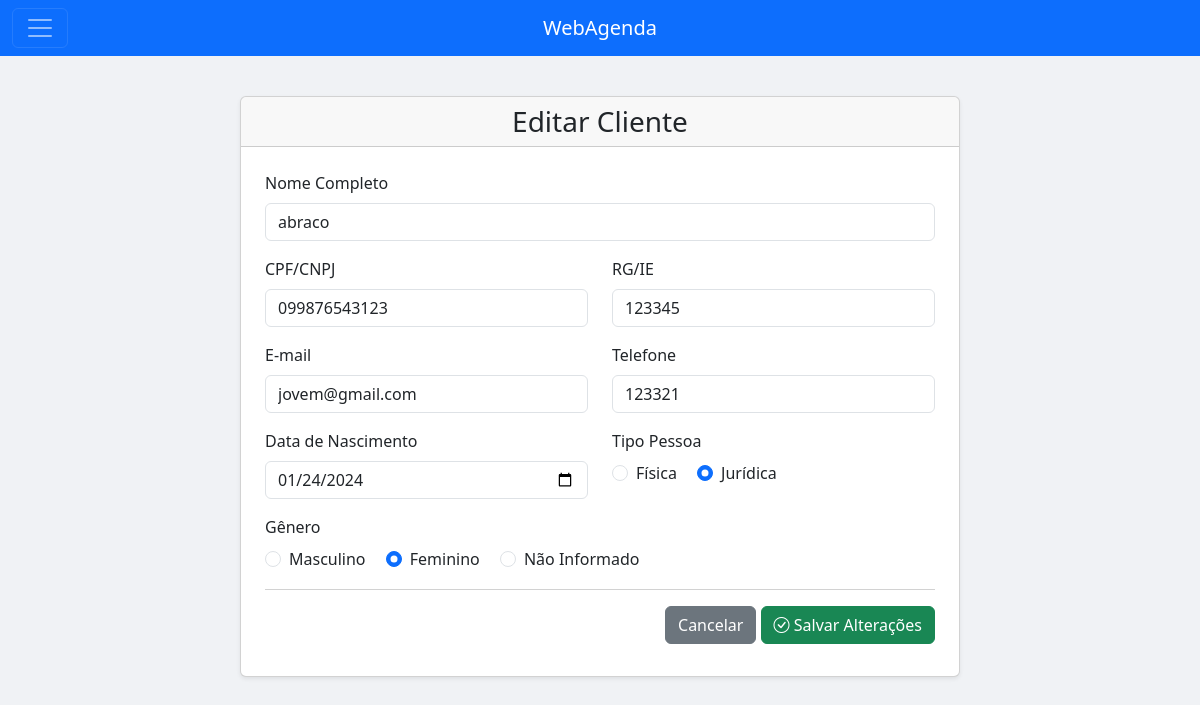
Page /Scripts/agenda.php?menuop=editarcliente&idcli=12 (signed in) on the earlier database version.
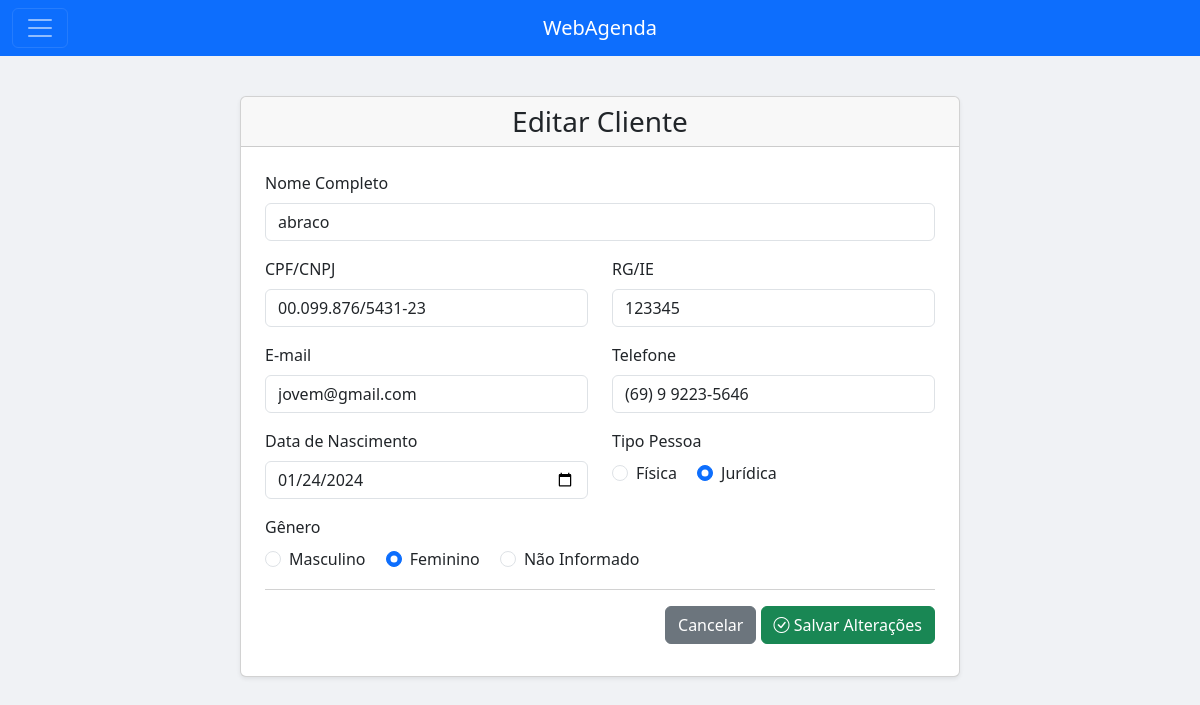
Same page on the later database version.
### tables this page shows
CREATE TABLE IF NOT EXISTS `pessoas` (
  `id_pessoa` int NOT NULL AUTO_INCREMENT,
  `nome` varchar(100) NOT NULL,
  `cpfcnpj` varchar(20) NOT NULL,
  `rgie` varchar(20) DEFAULT NULL,
  `nasc` date DEFAULT NULL,
  `f_j` smallint DEFAULT NULL COMMENT '0-Pessoa Fisica, 1-Pessoa Juridica',
  `tipopessoa` smallint DEFAULT NULL COMMENT '0-Usuario, 1-Cliente, 2-Medico',
  `email` varchar(50) DEFAULT NULL,
  `telefone` varchar(50) DEFAULT NULL,
  `genero` char(1) DEFAULT NULL COMMENT 'M-Masculino, F-Feminino, N-Não Identificado',
  `excluido` tinyint(1) DEFAULT NULL,
  PRIMARY KEY (`id_pessoa`)
);

### Scripts/funcoes.php (called while the page is built, shortened)
<?php
function formatarCpfCnpj($numero) {
    $numero = preg_replace('/\D/', '', $numero);
    if (strlen($numero) === 11) {
        return preg_replace('/^(\d{3})(\d{3})(\d{3})(\d{2})$/', '$1.$2.$3-$4', $numero);
    } elseif (strlen($numero) === 14) {
        return preg_replace('/^(\d{2})(\d{3})(\d{3})(\d{4})(\d{2})$/', '$1.$2.$3/$4-$5', $numero);
    }
    return $numero;
}
function formatarTelefone($telefone) {
    $telefone = preg_replace('/\D/', '', $telefone);
    if (strlen($telefone) === 11) {
        return preg_replace('/^(\d{2})(\d{1})(\d{4})(\d{4})$/', '($1) $2 $3-$4', $telefone);
    } elseif (strlen($telefone) === 10) {
        return preg_replace('/^(\d{2})(\d{4})(\d{4})$/', '($1) $2-$3', $telefone);
    }
    return $telefone;
}
?>

### Scripts/editarcliente.php (the view, shortened to what the changed rows need)
<?php
include_once("conexao.php");
include_once("funcoes.php");
$dados = null;
try {
    $idcli = $_GET["idcli"] ?? null;
    $sql = "SELECT id_pessoa, nome, cpfcnpj, rgie, email, telefone, nasc, f_j, genero FROM pessoas WHERE id_pessoa = ?";
    $stmt = mysqli_prepare($conexao, $sql);
    mysqli_stmt_bind_param($stmt, 'i', $idcli);
    mysqli_stmt_execute($stmt);
    mysqli_stmt_bind_result($stmt, $id_pessoa, $nome, $cpfcnpj, $rgie, $email, $telefone, $nasc, $f_j, $genero);
    if (mysqli_stmt_fetch($stmt)) {
        $dados = [
            'id_pessoa' => $id_pessoa,
            'nome' => $nome,
            'cpfcnpj' => $cpfcnpj,
            'rgie' => $rgie,
            'email' => $email,
            'telefone' => $telefone,
            'nasc' => $nasc,
            'f_j' => $f_j,
            'genero' => $genero
        ];
    }
} catch (Exception $e) {
    die("Erro: " . $e->getMessage());
}
?>
<!DOCTYPE html>
<html lang="pt-br">
<head>
    <link href="https://cdn.jsdelivr.net/npm/bootstrap@5.3.2/dist/css/bootstrap.min.css" rel="stylesheet">
    <link rel="stylesheet" href="https://cdn.jsdelivr.net/npm/bootstrap-icons@1.11.3/font/bootstrap-icons.min.css">
</head>
<body style="background-color: #f0f2f5;">
<div class="container my-4">
    <div class="row justify-content-center">
        <div class="col-12 col-lg-10 col-xl-8">
            <div class="card shadow-sm">
                <div class="card-header">
                    <h3 class="text-center mb-0">Editar Cliente</h3>
                </div>
                <div class="card-body p-4">
                    <form action="agenda.php?menuop=atualizarcliente" method="post">
                        <div class="row">
                            <div class="col-md-12 mb-3">
                                <label for="clinome" class="form-label">Nome Completo</label>
                                <input type="text" class="form-control" id="clinome" name="clinome" value="<?= htmlspecialchars($dados["nome"]) ?>" required>
                            </div>
                            <div class="col-md-6 mb-3">
                                <label for="clicpfcnpj" class="form-label">CPF/CNPJ</label>
                                <input type="text" class="form-control" id="clicpfcnpj" name="clicpfcnpj" value="<?= htmlspecialchars(formatarCpfCnpj($dados["cpfcnpj"])) ?>" required>
                            </div>
                            <div class="col-md-6 mb-3">
                                <label for="clirgie" class="form-label">RG/IE</label>
                                <input type="text" class="form-control" id="clirgie" name="clirgie" value="<?= htmlspecialchars($dados["rgie"]) ?>">
                            </div>
                            <div class="col-md-6 mb-3">
                                <label for="cliemail" class="form-label">E-mail</label>
                                <input type="email" class="form-control" id="cliemail" name="cliemail" value="<?= htmlspecialchars($dados["email"]) ?>">
                            </div>
                            <div class="col-md-6 mb-3">
                                <label for="clitel" class="form-label">Telefone</label>
                                <input type="text" class="form-control" id="clitel" name="clitel" value="<?= htmlspecialchars(formatarTelefone($dados["telefone"])) ?>">
                            </div>
                            <div class="col-md-6 mb-3">
                                <label for="clinasc" class="form-label">Data de Nascimento</label>
                                <input type="date" class="form-control" id="clinasc" name="clinasc" value="<?= htmlspecialchars($dados["nasc"]) ?>">
                            </div>
                            <div class="col-md-6 mb-3">
                                <label class="form-label d-block">Tipo Pessoa</label>
                                <div class="form-check form-check-inline">
                                    <input class="form-check-input" type="radio" id="pessoafisica" name="clitipo" value="0" <?php if ($dados["f_j"] == 0) echo 'checked'; ?> required>
                                    <label class="form-check-label" for="pessoafisica">Física</label>
                                </div>
                                <div class="form-check form-check-inline">
                                    <input class="form-check-input" type="radio" id="pessoajuridica" name="clitipo" value="1" <?php if ($dados["f_j"] == 1) echo 'checked'; ?> required>
                                    <label class="form-check-label" for="pessoajuridica">Jurídica</label>
                                </div>
                            </div>
                            <div class="col-md-12 mb-3">
                                <label class="form-label d-block">Gênero</label>
                                <div class="form-check form-check-inline">
                                    <input class="form-check-input" type="radio" id="masculino" name="cligenero" value="M" <?php if ($dados["genero"] == "M") echo 'checked'; ?> required>
                                    <label class="form-check-label" for="masculino">Masculino</label>
                                </div>
                                <div class="form-check form-check-inline">
                                    <input class="form-check-input" type="radio" id="feminino" name="cligenero" value="F" <?php if ($dados["genero"] == "F") echo 'checked'; ?> required>
                                    <label class="form-check-label" for="feminino">Feminino</label>
                                </div>
                                <div class="form-check form-check-inline">
                                    <input class="form-check-input" type="radio" id="naoidentificado" name="cligenero" value="N" <?php if ($dados["genero"] == "N") echo 'checked'; ?> required>
                                    <label class="form-check-label" for="naoidentificado">Não Informado</label>
                                </div>
                            </div>
                        </div>
                        <div class="card-footer text-end bg-white px-0 pt-3">
                            <a href="agenda.php?menuop=clientes" class="btn btn-secondary">Cancelar</a>
                            <button type="submit" class="btn btn-success" name="atualizar">
                                <i class="bi bi-check-circle"></i> Salvar Alterações
                            </button>
                        </div>
                    </form>
                </div>
            </div>
        </div>
    </div>
</div>
</body>
</html>

Differences in the rows shown:
changed pessoas "abraco": clicpfcnpj "099876543123" → "00.099.876/5431-23"; clitel "123321" → "(69) 9 9223-5646"
